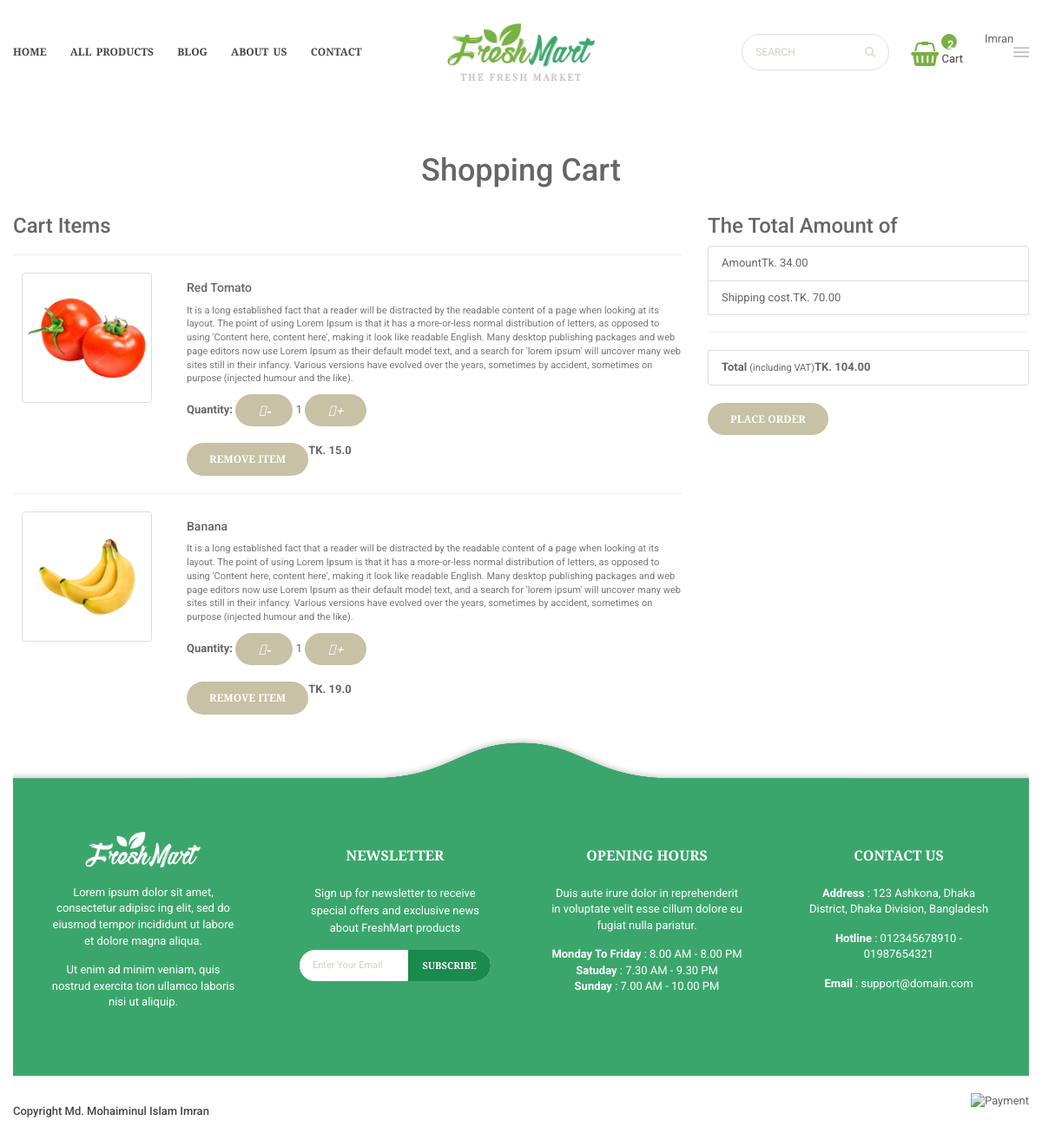
The app's page /cart/ (signed in) with its own data.
### app/models.py (models this page shows, shortened)
class Cart(models.Model):
    user = models.ForeignKey(User, on_delete=models.CASCADE)
    product = models.ForeignKey(Product, on_delete=models.CASCADE)
    quantity = models.PositiveIntegerField(default=1)
    def __str__(self):
        return str(self.id)

class Product(models.Model):
    title = models.CharField(max_length = 100)
    selling_price = models.FloatField()
    discounted_price = models.FloatField()
    basic_description = models.TextField()
    description = models.TextField()
    additional_information = models.TextField()
    food_brand = models.CharField(max_length=100)
    category = models.CharField(choices = CATEGORY_CHOICES,max_length=3)
    stock = models.CharField(choices = STOCK_CHOICE,max_length=40)
    product_1_image = models.ImageField(upload_to='productimg')
    product_2_image = models.ImageField(upload_to='productimg')
    product_3_image = models.ImageField(upload_to='productimg')
    product_4_image = models.ImageField(upload_to='productimg')

### app/views.py (the view)
# urls.py: path('cart/',views.show_cart, name='show_cart'),
@login_required
def show_cart(request):
	totalitem = 0
	if request.user.is_authenticated:
		totalitem = len(Cart.objects.filter(user=request.user))
		user = request.user
		cart = Cart.objects.filter(user=user)
		amount = 0.0
		shipping_amount = 70.0
		totalamount=0.0
		cart_product = [p for p in Cart.objects.all() if p.user == request.user]
		print(cart_product)
		if cart_product:
			for p in cart_product:
				tempamount = (p.quantity * p.product.discounted_price)
				amount += tempamount
			totalamount = amount+shipping_amount
			return render(request, 'cart/addtocart.html', {'carts':cart, 'amount':amount, 'totalamount':totalamount, 'totalitem':totalitem})
		else:
			return render(request, 'cart/emptycart.html', {'totalitem':totalitem})
	else:
		return render(request, 'cart/emptycart.html', {'totalitem':totalitem})

### templates/cart/addtocart.html (shortened to what this page needs)
{% extends 'common_code/base.html' %}
{% load static %}
{% block content %}
<div class="container my-5">
	<br><br>
	<div class="row">
	 <h1 class="text-center mb-5">Shopping Cart</h1>
	 <div class="col-sm-8">
	 <div class="card">
	  <div class="card-body">
	   <h3>Cart Items</h3>
	   {% for cart in carts %}
	   <hr>
	   <div class="row">
		<div class="col-sm-3 text-center align-self-center"><img src="{{cart.product.product_1_image.url}}" alt="" srcset="" class="img-fluid img-thumbnail shadow-sm" height="150" width="150"> </div>
		<div class="col-sm-9">
		 <div>
		  <h5>{{cart.product.title}}</h5>
		  <p class="mb-2 text-muted small">{{cart.product.description}}</p>
		  <div class="my-3">
		   <label for="quantity">Quantity:</label>
		   <a class="minus-cart btn" pid="{{cart.product.id}}"><i class="fas fa-minus-square fa-lg">-</i></a>
			 <span id="quantity">{{cart.quantity}}</span>
		   <a class="plus-cart btn" pid="{{cart.product.id}}"><i class="fas fa-plus-square fa-lg">+</i></a>
		  </div><br>
		  <div class="d-flex justify-content-between">
		   <a class="btn btn-sm btn-secondary mr-3 remove-cart" pid={{cart.product.id}}>Remove item </a>
		   <p class="mb-0"><span><strong>TK. {{cart.product.discounted_price}}</strong></span></p>
		  </div>
		 </div>
		</div>
	   </div>
	   {% endfor %}
	  </div>
	  </div>
	 </div>
	 <div class="col-sm-4">
	  <div class="card">
	   <div class="card-body">
		 <h3>The Total Amount of</h3>
		 <ul class="list-group">
		  <li class="list-group-item d-flex justify-content-between align-items-center border-0 px-0 pb-0">Amount<span> Tk. <span id="amount">{{amount|floatformat:2}}</span> </span></li>
		  <li class="list-group-item d-flex justify-content-between align-items-center border-0 px-0">Shipping cost.<span> TK. 70.00</span></li>
		  <hr>
		  <li class="list-group-item d-flex justify-content-between align-items-center border-0 px-0 mb-3">
		   <div>
			  <strong>Total </strong> <small> (including VAT)</small>
			</div>
			<span><strong> TK. </strong><strong id="totalamount"> {{totalamount|floatformat:2}}</strong></span>
		  </li>
		 </ul>
		 <div class="d-grid"><a href="{% url 'checkout' %}" class="btn btn-danger fw-bold">Place Order</a></div>
	   </div>
	  </div>
	 </div>
	</div>
   </div>
   <div class="container">
	<div class="row">
	 <div class="col-sm-8">
	  <div class="card">
	   <div class="card-body">
	   </div>
	 </div>
	 </div>
	</div>
   </div>
{% endblock content %}

### templates/common_code/base.html (shortened to what this page needs)
<!DOCTYPE html>
{% load static %}
<html lang="en">
<head>
		<link rel="stylesheet" href="{% static 'libs/bootstrap/css/bootstrap.css' %}">
		<link rel="stylesheet" href="{% static 'libs/font-awesome/css/font-awesome.min.css' %}">
		<link rel="stylesheet" href="{% static 'libs/font-material/css/material-design-iconic-font.min.css' %}">
		<link rel="stylesheet" href="{% static 'libs/nivo-slider/css/nivo-slider.css' %}">
		<link rel="stylesheet" href="{% static 'libs/nivo-slider/css/animate.css' %}">
		<link rel="stylesheet" href="{% static 'libs/nivo-slider/css/style.css' %}">
		<link rel="stylesheet" href="{% static 'libs/owl.carousel/assets/owl.carousel.min.css' %}">
		<link rel="stylesheet" href="{% static 'libs/slider-range/css/jslider.css' %}">
		<link rel="stylesheet" href="{% static 'css/style.css' %}">
		<link rel="stylesheet" href="{% static 'css/reponsive.css' %}">
	</head>
	<body class="home home-4">
		<div id="all">
			<header id="header">
				<div class="container">
					<div class="header-top">
						<div class="row align-items-center">
							<div class="col-lg-5 col-md-5 col-sm-12">
								<div id="main-menu">
									<ul class="menu">
										<li class="dropdown">
											<a href="{% url 'home' %}" title="Homepage">Home</a>
										</li>
										<li class="dropdown">
											<a href="{% url 'product_grid' %}" title="All Product">All Products</a>
										</li>
										<li class="dropdown">
											<a href="{% url 'blog' %}">Blog</a>
										</li>
										<li>
											<a href="{% url 'about' %}">About Us</a>
										</li>
										<li>
											<a href="{% url 'contact' %}">Contact</a>
										</li>
									</ul>
								</div>
							</div>
							<div class="col-lg-2 col-md-2 col-sm-12 header-center justify-content-center">
								<div class="logo">
									<a href="{% url 'home' %}">
										<img class="img-responsive" src="{% static 'img/logo.png' %}" alt="Logo">
									</a>
								</div>
							</div>
							<div class="col-lg-5 col-md-5 col-sm-12 header-right d-flex justify-content-end align-items-center">
								<div class="form-search">
									<form action="#" method="get">
										<input type="text" class="form-input" placeholder="Search">
										<button type="submit" class="fa fa-search"></button>
									</form>
								</div>
								{% if request.user.is_authenticated %}
								<div class="block-cart dropdown">
									<div class="cart-title">
										<i class="fa fa-shopping-basket" aria-hidden="true"></i>
										<a href="{% url 'show_cart' %}" class="nav-link text-white"><span class="badge bg-danger">{{totalitem}}</span> Cart </a>
									</div>
								</div>
								<div ><p>{{request.user.username|capfirst}}</p> <br></div>
								<div class="my-account dropdown toggle-icon">
									<div class="dropdown-toggle" data-toggle="dropdown">
										<i class="zmdi zmdi-menu"></i>
									</div>
								{% endif %}
								</div>
							</div>
						</div>
					</div>
				</div>
			</header>
{% block content %}
{% endblock content %}
<br><br><br>
			<footer id="footer">
				<div class="footer">
					<div class="container">
						<div class="footer-wrap">
							<div class="row">
								<div class="col-lg-3 col-md-3 col-sm-6 col-xs-12 footer-col">
									<div class="block text">
										<div class="block-content">
											<a href="home-4.html" class="logo-footer">
												<img src="{% static 'img/logo-3.png' %}" alt="Logo">
											</a>
											<p>Lorem ipsum dolor sit amet, consectetur adipisc ing elit, sed do eiusmod tempor incididunt ut labore et dolore magna aliqua.</p>
											<p>Ut enim ad minim veniam, quis nostrud exercita tion ullamco laboris nisi ut aliquip.</p>
										</div>
									</div>
								</div>
								<div class="col-lg-3 col-md-3 col-sm-6 col-xs-12 footer-col">
									<div class="block newsletter">
										<h2 class="block-title">Newsletter</h2>
										<div class="block-content">
											<p class="description">Sign up for newsletter to receive special offers and exclusive news about FreshMart products</p>
											<form action="#" method="#">
												<input type="text" placeholder="Enter Your Email">
												<button type="submit" class="btn btn-primary">Subscribe</button>
											</form>
										</div>
									</div>
								</div>
								<div class="col-lg-3 col-md-3 col-sm-6 col-xs-12 footer-col">
									<div class="block text">
										<h2 class="block-title">Opening Hours</h2>
										<div class="block-content">
											<p>Duis aute irure dolor in reprehenderit in voluptate velit esse cillum dolore eu fugiat nulla pariatur. </p>
											<p>
												<strong>Monday To Friday</strong> : 8.00 AM - 8.00 PM<br>
												<strong>Satuday</strong> : 7.30 AM - 9.30 PM<br>
												<strong>Sunday</strong> : 7.00 AM - 10.00 PM
											</p>
										</div>
									</div>
								</div>
								<div class="col-lg-3 col-md-3 col-sm-6 col-xs-12 footer-col">
									<div class="block text">
										<h2 class="block-title">Contact Us</h2>
										<div class="block-content">
											<div class="contact">
												<p><strong>Address</strong> : 123 Ashkona, Dhaka District, Dhaka Division, Bangladesh</p>
												<p><strong>Hotline</strong> : 012345678910 - 01987654321</p>
												<p><strong>Email</strong> : <a href="mailto:emukhan130454@gmail.com">support@domain.com</a></p>
											</div>
										</div>
									</div>
								</div>
							</div>
						</div>
					</div>
				</div>
				<div class="footer-copyright">
					<div class="container">
						<div class="row">
							<div class="col-lg-7 col-md-7 col-sm-7 col-xs-12">
								<div class="copyright"><a target="_blank" href="https://github.com/emumia/Md-Mohaiminul-Islam-Imran">Copyright Md. Mohaiminul Islam Imran</a></div>
							</div>
							<div class="col-lg-5 col-md-5 col-sm-5 col-xs-12 align-right">
								<div class="payment">
									<img src="{% static 'img/payment.png' %}" alt="Payment">
								</div>
							</div>
						</div>
					</div>
				</div>
			</footer>
		</div>
	</body>
</html>

### records on screen
Cart: product.product_1_image (picture), product "Red Tomato", product.description "It is a long established fact that a reader will be distracted by the readable content of a page when looking at its layout. The point of using Lorem Ipsum is that it has a more-or-less normal distribution of letters, as opposed to using 'Content here, content here', making it look like readable English. Many desktop publishing packages and web page editors now use Lorem Ipsum as their default model text, and a search for 'lorem ipsum' will uncover many web sites still in their infancy. Various versions have evolved over the years, sometimes by accident, sometimes on purpose (injected humour and the like).", quantity "1", product.discounted_price "15.0"
Cart: product.product_1_image (picture), product "Banana", product.description "It is a long established fact that a reader will be distracted by the readable content of a page when looking at its layout. The point of using Lorem Ipsum is that it has a more-or-less normal distribution of letters, as opposed to using 'Content here, content here', making it look like readable English. Many desktop publishing packages and web page editors now use Lorem Ipsum as their default model text, and a search for 'lorem ipsum' will uncover many web sites still in their infancy. Various versions have evolved over the years, sometimes by accident, sometimes on purpose (injected humour and the like).", quantity "1", product.discounted_price "19.0"

### other values on screen
{{ totalitem }} "2"
{{ request.user.username|capfirst }} "Imran"
{{ amount|floatformat:2 }} "34.00"
{{ totalamount|floatformat:2 }} "104.00"
